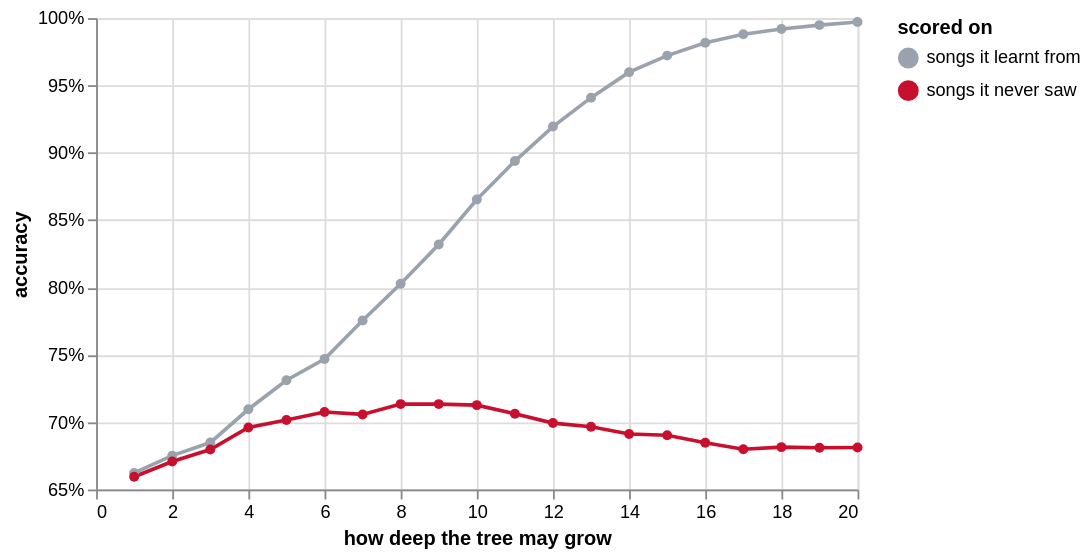

Source (notebook cell):
### Markdown cell above
## E · Learning, or memorising? (10 min · tutorial §4c)

**E1.** One tree, allowed to ask more and more questions (`max_depth`). Score it on the songs it learnt from and on
songs it never saw.

### Code cell
from sklearn.model_selection import validation_curve
from sklearn.tree import DecisionTreeClassifier

depths = list(range(1, 21))
train, test = validation_curve(
    DecisionTreeClassifier(random_state=0), X, y,
    param_name='max_depth', param_range=depths, cv=3)
curve = pd.DataFrame({'depth': depths,
    'songs it learnt from': train.mean(axis=1),
    'songs it never saw': test.mean(axis=1),
}).melt('depth', var_name='scored on', value_name='accuracy')

alt.Chart(curve).mark_line(point=True).encode(
    x=alt.X('depth:Q', title='how deep the tree may grow'),
    y=alt.Y('accuracy:Q', axis=alt.Axis(format='%'), scale=alt.Scale(zero=False)),
    color=alt.Color('scored on:N', scale=alt.Scale(range=['#9aa3ad', '#c8102e'])),
).properties(width=420, height=260)

### Figure 1 — Vega-Lite specification as saved in the notebook (floating-point values rounded to 4 significant figures)
{"config": {"view": {"continuousWidth": 300, "continuousHeight": 300}}, "data": {"name": "data-783ef741a05ef917e2a18995e8774a54"}, "mark": {"type": "line", "point": true}, "encoding": {"color": {"field": "scored on", "scale": {"range": ["#9aa3ad", "#c8102e"]}, "type": "nominal"}, "x": {"field": "depth", "title": "how deep the tree may grow", "type": "quantitative"}, "y": {"axis": {"format": "%"}, "field": "accuracy", "scale": {"zero": false}, "type": "quantitative"}}, "height": 260, "width": 420, "$schema": "https://vega.github.io/schema/vega-lite/v6.4.1.json", "datasets": {"data-783ef741a05ef917e2a18995e8774a54": [{"depth": 1, "scored on": "songs it learnt from", "accuracy": 0.6623}, {"depth": 2, "scored on": "songs it learnt from", "accuracy": 0.6751}, {"depth": 3, "scored on": "songs it learnt from", "accuracy": 0.6849}, {"depth": 4, "scored on": "songs it learnt from", "accuracy": 0.7096}, {"depth": 5, "scored on": "songs it learnt from", "accuracy": 0.7312}, {"depth": 6, "scored on": "songs it learnt from", "accuracy": 0.7469}, {"depth": 7, "scored on": "songs it learnt from", "accuracy": 0.7755}, {"depth": 8, "scored on": "songs it learnt from", "accuracy": 0.8028}, {"depth": 9, "scored on": "songs it learnt from", "accuracy": 0.832}, {"depth": 10, "scored on": "songs it learnt from", "accuracy": 0.8653}, {"depth": 11, "scored on": "songs it learnt from", "accuracy": 0.8939}, {"depth": 12, "scored on": "songs it learnt from", "accuracy": 0.9195}, {"depth": 13, "scored on": "songs it learnt from", "accuracy": 0.9409}, {"depth": 14, "scored on": "songs it learnt from", "accuracy": 0.9599}, {"depth": 15, "scored on": "songs it learnt from", "accuracy": 0.9722}, {"depth": 16, "scored on": "songs it learnt from", "accuracy": 0.9817}, {"depth": 17, "scored on": "songs it learnt from", "accuracy": 0.9881}, {"depth": 18, "scored on": "songs it learnt from", "accuracy": 0.9919}, {"depth": 19, "scored on": "songs it learnt from", "accuracy": 0.9948}, {"depth": 20, "scored on": "songs it learnt from", "accuracy": 0.9972}, {"depth": 1, "scored on": "songs it never saw", "accuracy": 0.6595}, {"depth": 2, "scored on": "songs it never saw", "accuracy": 0.6708}, {"depth": 3, "scored on": "songs it never saw", "accuracy": 0.6797}, {"depth": 4, "scored on": "songs it never saw", "accuracy": 0.6961}, {"depth": 5, "scored on": "songs it never saw", "accuracy": 0.7016}, {"depth": 6, "scored on": "songs it never saw", "accuracy": 0.7076}, {"depth": 7, "scored on": "songs it never saw", "accuracy": 0.7057}, {"depth": 8, "scored on": "songs it never saw", "accuracy": 0.7134}, {"depth": 9, "scored on": "songs it never saw", "accuracy": 0.7134}, {"depth": 10, "scored on": "songs it never saw", "accuracy": 0.7127}, {"depth": 11, "scored on": "songs it never saw", "accuracy": 0.7062}, {"depth": 12, "scored on": "songs it never saw", "accuracy": 0.6993}, {"depth": 13, "scored on": "songs it never saw", "accuracy": 0.6966}, {"depth": 14, "scored on": "songs it never saw", "accuracy": 0.6913}, {"depth": 15, "scored on": "songs it never saw", "accuracy": 0.6903}, {"depth": 16, "scored on": "songs it never saw", "accuracy": 0.6847}, {"depth": 17, "scored on": "songs it never saw", "accuracy": 0.6799}, {"depth": 18, "scored on": "songs it never saw", "accuracy": 0.6815}, {"depth": 19, "scored on": "songs it never saw", "accuracy": 0.681}, {"depth": 20, "scored on": "songs it never saw", "accuracy": 0.6812}]}}
